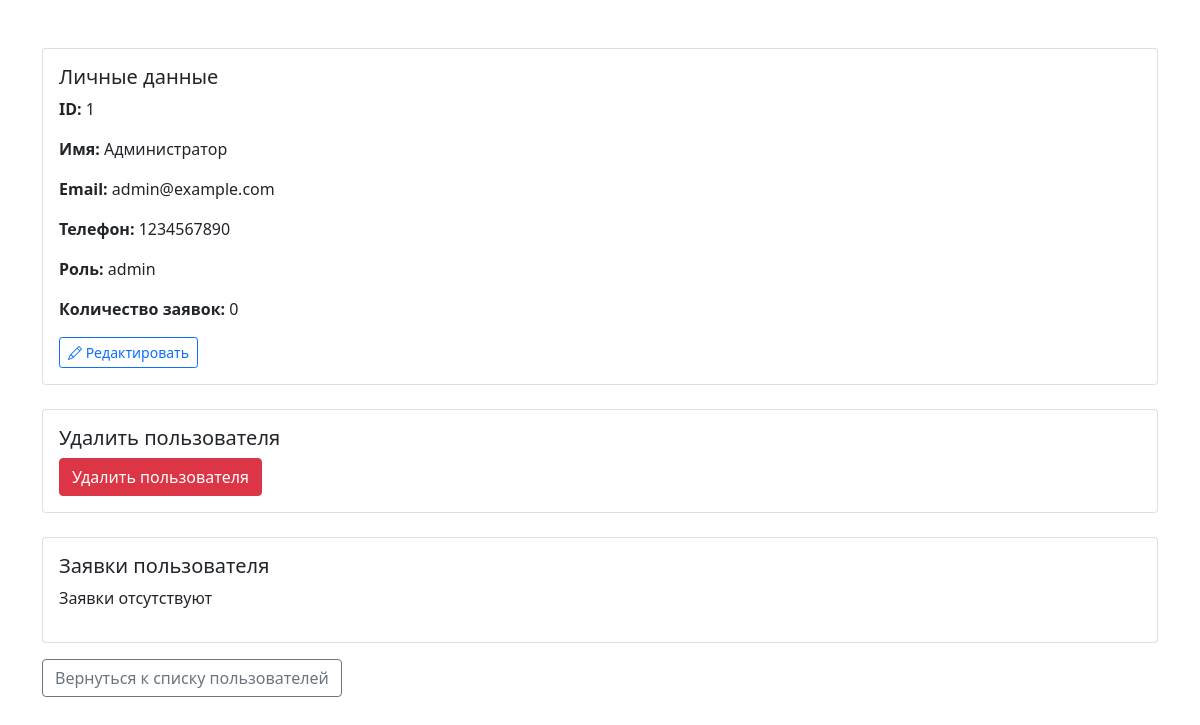
The page /admin/user_profile.php?id=1 (signed in) on the database its author committed.
### tables this page shows
CREATE TABLE users (
    id INT AUTO_INCREMENT PRIMARY KEY,
    name VARCHAR(255) NOT NULL,
    phone VARCHAR(20) NOT NULL,
    email VARCHAR(255) UNIQUE NOT NULL,
    password VARCHAR(255) NOT NULL,
    role ENUM('admin', 'worker', 'editor', 'client') NOT NULL DEFAULT 'client'
);

### public/admin/user_profile.php (the view, shortened to what this page needs)
<?php
require_once '../includes/db.php';
$user_id = (int)$_GET['id'];
$stmt = $pdo->prepare('
    SELECT u.id, u.name, u.email, u.phone, u.role, COUNT(r.id) AS request_count
    FROM users u
    LEFT JOIN requests r ON u.id = r.user_id
    WHERE u.id = ?
    GROUP BY u.id
');
$stmt->execute([$user_id]);
$user = $stmt->fetch(PDO::FETCH_ASSOC);
$is_admin = $_SESSION['role'] === 'admin';
$stmt = $pdo->prepare('
    SELECT r.id, r.status, r.created_at, s.name AS service_name
    FROM requests r
    JOIN services s ON r.service_id = s.id
    WHERE r.user_id = ?
    ORDER BY r.created_at DESC
');
$stmt->execute([$user_id]);
$requests = $stmt->fetchAll(PDO::FETCH_ASSOC);
?>
<!DOCTYPE html>
<html lang="ru">
<head>
    <link href="https://cdn.jsdelivr.net/npm/bootstrap@5.1.3/dist/css/bootstrap.min.css" rel="stylesheet">
    <link href="https://cdn.jsdelivr.net/npm/bootstrap-icons@1.8.1/font/bootstrap-icons.css" rel="stylesheet">
</head>
<body>
    <div class="container mt-5">
        <div class="card mb-4">
            <div class="card-body">
                <h5 class="card-title">Личные данные</h5>
                <div id="profile-view">
                    <p><strong>ID:</strong> <?php echo $user['id']; ?></p>
                    <p><strong>Имя:</strong> <?php echo htmlspecialchars($user['name']); ?></p>
                    <p><strong>Email:</strong> <?php echo htmlspecialchars($user['email']); ?></p>
                    <p><strong>Телефон:</strong> <?php echo htmlspecialchars($user['phone']); ?></p>
                    <p><strong>Роль:</strong> <?php echo htmlspecialchars($user['role']); ?></p>
                    <p><strong>Количество заявок:</strong> <?php echo $user['request_count']; ?></p>
                    <?php if ($is_admin): ?>
                        <button class="btn btn-outline-primary btn-sm" id="edit-profile-btn"><i class="bi bi-pencil"></i> Редактировать</button>
                    <?php endif; ?>
                </div>
            </div>
        </div>
        <?php if ($is_admin): ?>
        <div class="card mb-4">
            <div class="card-body">
                <h5 class="card-title">Удалить пользователя</h5>
                <form method="POST" onsubmit="return confirm('Вы уверены, что хотите удалить пользователя? Это действие необратимо и удалит все связанные заявки и файлы.');">
                    <button type="submit" class="btn btn-danger">Удалить пользователя</button>
                </form>
            </div>
        </div>
        <?php endif; ?>
        <div class="card">
            <div class="card-body">
                <h5 class="card-title">Заявки пользователя</h5>
                <?php if (empty($requests)): ?>
                    <p>Заявки отсутствуют</p>
                <?php endif; ?>
            </div>
        </div>
        <a href="/admin/users.php" class="btn btn-outline-secondary mt-3">Вернуться к списку пользователей</a>
    </div>
</body>
</html>

### rows shown on the page
users: id "1", name "Администратор", email "admin@example.com", phone "1234567890", role "admin"

### other values the page prints
$user['request_count'] "0"
